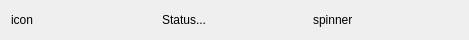
<?xml version="1.0" encoding="UTF-8"?>
<ui version="4.0">
 <class>StatusBarWidget</class>
 <widget class="QWidget" name="StatusBarWidget">
  <property name="geometry">
   <rect>
    <x>0</x>
    <y>0</y>
    <width>469</width>
    <height>40</height>
   </rect>
  </property>
  <property name="windowTitle">
   <string>Form</string>
  </property>
  <layout class="QHBoxLayout" name="horizontalLayout">
   <item>
    <widget class="QLabel" name="iconLabel">
     <property name="text">
      <string>icon</string>
     </property>
    </widget>
   </item>
   <item>
    <widget class="QLabel" name="messageLabel">
     <property name="text">
      <string>Status...</string>
     </property>
    </widget>
   </item>
   <item>
    <widget class="QLabel" name="spinnerLabel">
     <property name="text">
      <string>spinner</string>
     </property>
    </widget>
   </item>
  </layout>
 </widget>
 <resources/>
 <connections/>
</ui>
